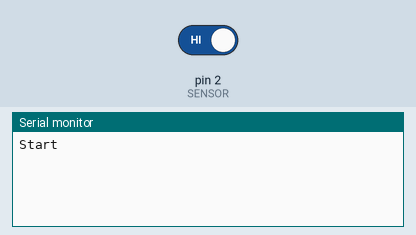
A sketch run on a simulated Arduino Uno, built with avr-gcc and run on an emulated ATmega328P. Parts: the last lines printed to the serial monitor. The test bench sets the inputs (shaded band); at power-on: pin 2 (SENSOR) HIGH.

Above: at 1.2 s.
1.3 s: pin 2 (SENSOR) driven LOW
At 1.51 s:
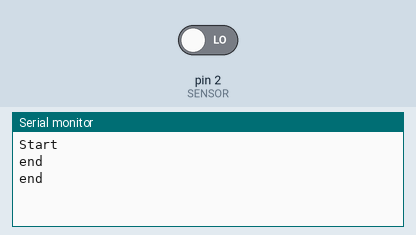
3.3 s: pin 2 (SENSOR) driven HIGH
At 4.5 s:
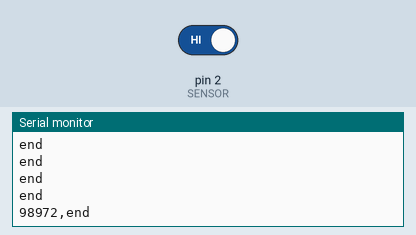

Measured:
- after the input at 1.3 s, the serial monitor: prints a new line after 0.10 s (image 1)
- after the input at 3.3 s, the serial monitor: prints a new line at once (image 2)

The sketch:

HighLowCount.ino
```cpp
//リモコンのPWMをカウント
//入力：リモコンの赤外線信号
//出力：High時間,LOW時間

//寮のリモコン
//フォーマット：家生協
//その他：
//信号は，二回繰り返される．
//8bit * 18 = 144 bit が二回繰り返される．

#define SENSOR 2
int state;//現在の受信信号の状態 //※受信側のHIGHは、送信側とは逆になることに注意
int state_bef;//一つ前の状態
unsigned long t_change;//立ち上がり開始時間
unsigned long t;//時間

void setup() {
  Serial.begin(4800);
  Serial.println("Start");

}
void weight_while_signal_on(){
  while(!digitalRead(SENSOR)==HIGH);
}

void weight_while_signal_off(){
  while(!digitalRead(SENSOR)==LOW);
}


void loop() {
  //  何も受信していない場合、待つ
  weight_while_signal_off();
  state_bef=HIGH;
  // 切り替わり時間
  t_change = micros();
  t=0;
  while(t<100000){
    state = !digitalRead(SENSOR);
    //時刻取得
    t=micros()-t_change;


    //状態が切り替わったら
    if(state != state_bef){
      //切り替わり時間
      t_change = micros();
      Serial.print(t);
      if (state_bef == HIGH)Serial.print(",");
      else Serial.print("\n");
    }

    state_bef=state;
  }
  Serial.print("end\n");
}
```
